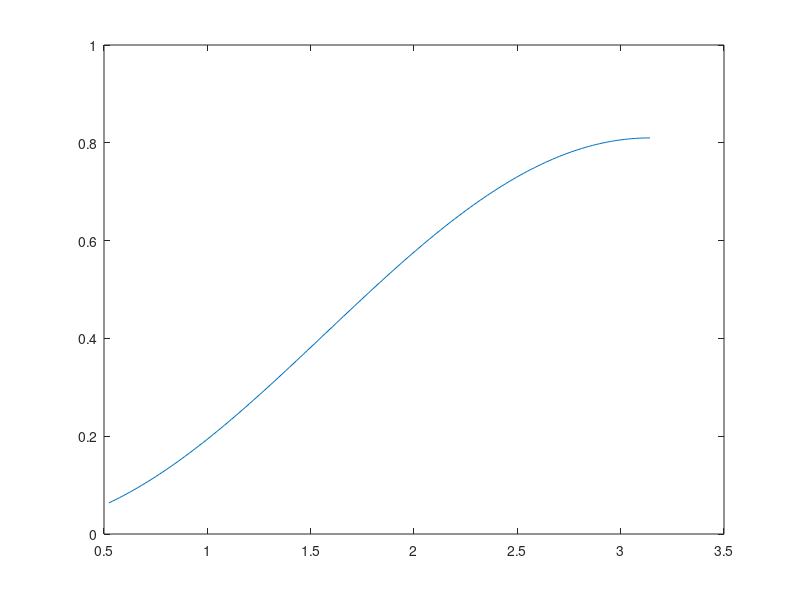

Source code (MATLAB):
% Hieronder staat een regel waarmee je kniehoeken
% genereert van 30 graden tot 180 graden.
% Bepaal met behulp van een loop de afstand tussen
% heup en enkel voor elk van deze kniehoeken. Gebruik
% de cosinusregel hiervoor.
% Plot deze afstand tegen de bijbehorende kniehoek.
clearvars
close all
phi = 30*pi/180:1*pi/180:pi;
% lengte onderbeen:
L1 = 0.4;
% lengte bovenbeen:
L2 = 0.5;

% oplossing:
L3 = zeros(size(phi));
for i = 1:size(phi,2)
    L3(i) = L1^2+L2^2-2*L1*L2*cos(phi(i));
end    
figure
plot(phi,L3)
